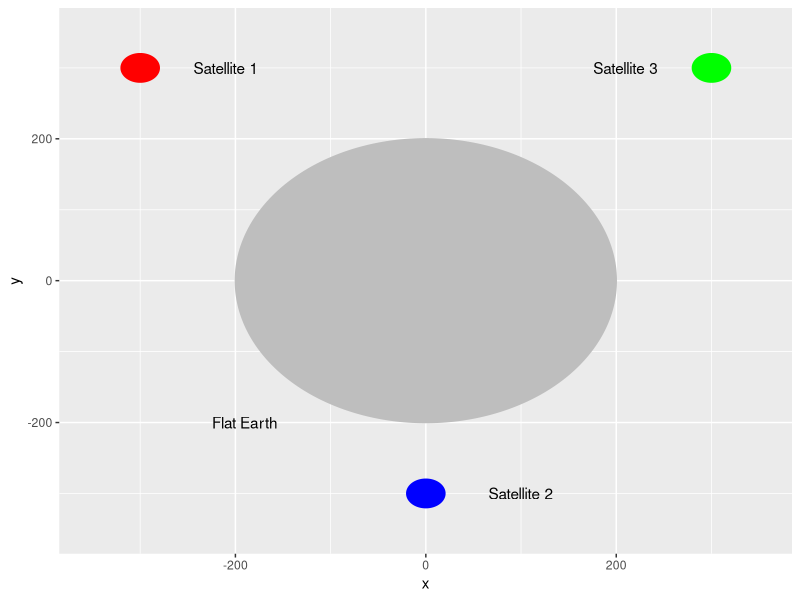

Here is the R script that generated this plot:
## ---- chunk 1
knitr::opts_chunk$set(echo = TRUE)
## ---- chunk 2
pckg <- c ('ggplot2','ggforce')

install.packages('ggforce')
#load several packages at once
lapply(pckg, require, character.only = TRUE)


gg_circles <- function(){
  
  # construction of the plot
  ggplot() + geom_circle(aes(x0 = 0, y0 = 0, r =200 ), fill = "grey", color = "grey") +
    geom_circle(aes(x0 = -300, y0 = 300, r = 20), fill = "red", color = "red") +
    geom_circle(aes(x0 = 0, y0 = -300, r = 20), fill = "blue", color = "blue") +
    geom_circle(aes(x0 = 300, y0 = 300, r = 20), fill = "green", color = "green") +
    geom_text(aes(x=100,y=-300,label ='Satellite 2'))+
    geom_text(aes(x=-210,y=300,label ='Satellite 1'))+
    geom_text(aes(x=210,y=300,label ='Satellite 3'))+
    geom_text(aes(x=-190,y=-200,label ='Flat Earth'))+
    # define graph boarders
    coord_cartesian(xlim = c(-350, 350), ylim = c(-350, 350)) +
    # name axis
    xlab("x") + ylab("y")
}

gg_circles()
